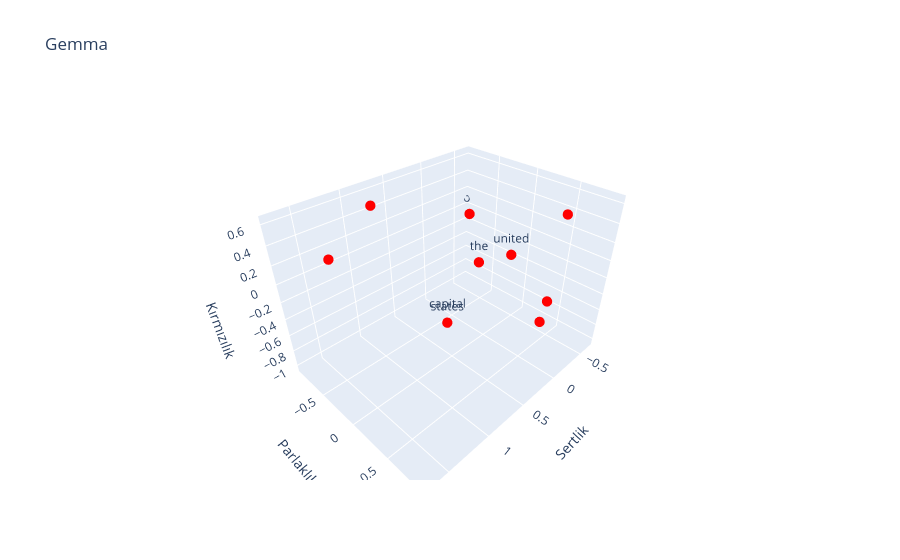

Notebook code for this chart:
### Code cell
gemma_sentences = [
  {
    # We convert BFloat16 to float32 by adding .float().
    "words": gemma_meanings.detach().float().numpy(), 
    "labels": ["the"," ", "capital"," ", "of"," ", "united"," ", "states"],
    "color": "red",
  },
]
plot_dots(gemma_sentences, "Gemma",dims=[15, 21, 22])

### Figure 1 — Plotly figure (JSON) as saved in the notebook; plotly's stock layout.template omitted (floating-point values rounded to 4 significant figures)
{"data": [{"hoverinfo": "text", "marker": {"color": "red", "size": 6}, "mode": "markers+text", "text": ["the", " ", "capital", " ", "of", " ", "united", " ", "states"], "type": "scatter3d", "x": [0.01868, 0.2539, 0.1826, 0.7188, -0.6484, 1.703, -0.293, 0.3008, 0.1826, 0.7188, -0.4648], "y": [-0.0918, 0.8984, -0.3926, -0.9023, -0.8477, -0.05615, 0.07959, 0.8828, -0.3926, -0.9023, 0.5586], "z": [-0.1514, -0.008301, -1.031, 0.4434, -0.09326, 0.625, -0.1211, -0.2158, -1.031, 0.4434, 0.4453]}], "layout": {"scene": {"xaxis": {"title": {"text": "Sertlik"}}, "yaxis": {"title": {"text": "Parlaklık"}}, "zaxis": {"title": {"text": "Kırmızılık"}}}, "title": {"text": "Gemma"}}}
